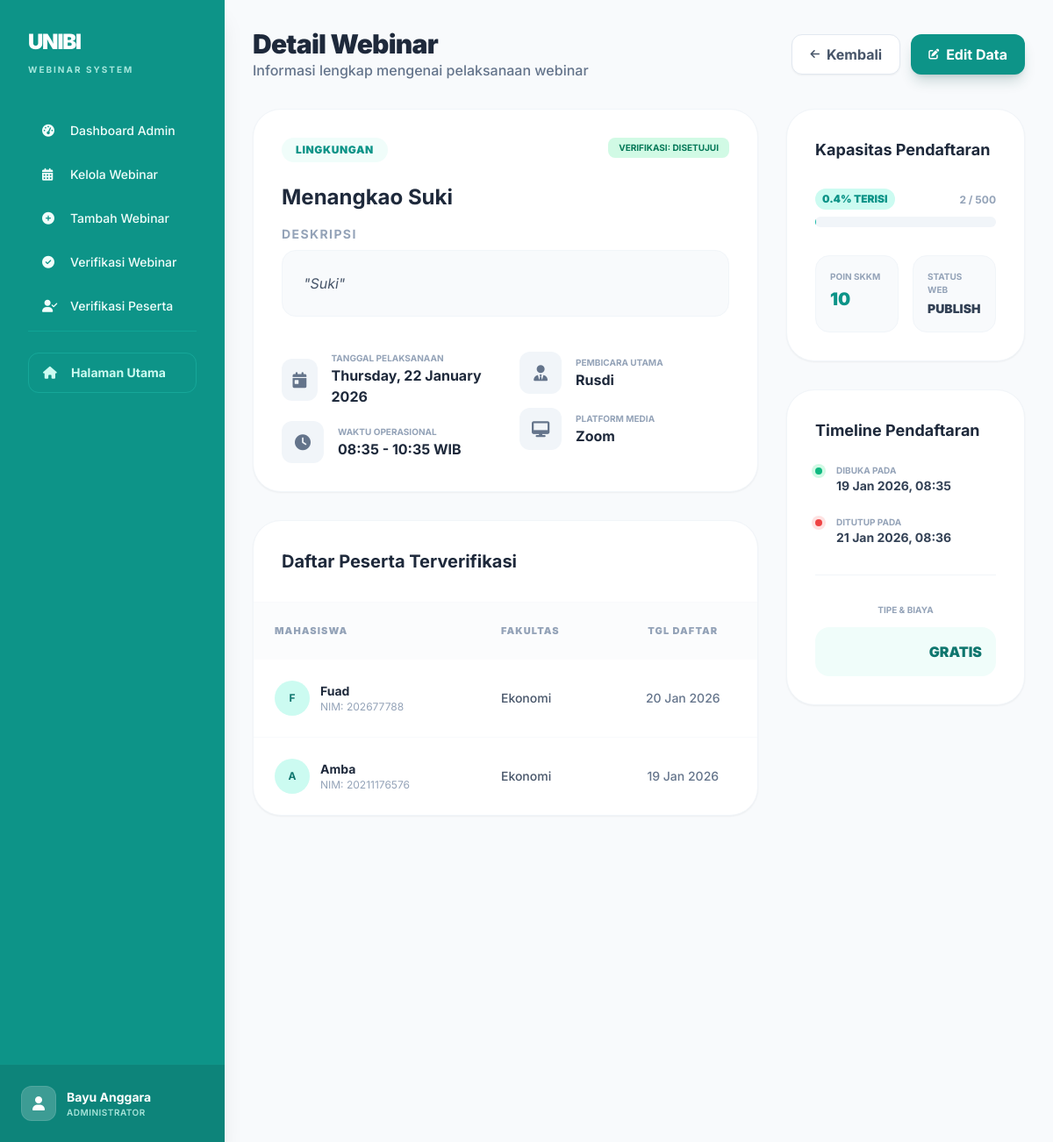
The page /admin/detail-webinar.php?id=5 on the database its author committed.
### tables this page shows
CREATE TABLE `webinar` (
  `id_webinar` int NOT NULL,
  `judul` varchar(200) DEFAULT NULL,
  `deskripsi` text,
  `kategori` varchar(50) DEFAULT NULL,
  `tanggal` date DEFAULT NULL,
  `waktu_mulai` time DEFAULT NULL,
  `waktu_selesai` time DEFAULT NULL,
  `pembicara` varchar(100) DEFAULT NULL,
  `platform` varchar(50) DEFAULT NULL,
  `poin_skkm` int DEFAULT NULL,
  `kuota_peserta` int DEFAULT NULL,
  `biaya` decimal(10,2) DEFAULT '0.00',
  `tipe_webinar` enum('gratis','berbayar') DEFAULT NULL,
  `status` enum('draft','publish','closed') DEFAULT 'draft',
  `status_verifikasi` enum('menunggu','disetujui','ditolak') DEFAULT 'menunggu',
  `tanggal_mulai_pendaftaran` datetime DEFAULT NULL,
  `tanggal_akhir_pendaftaran` datetime DEFAULT NULL,
  `id_penyelenggara` int DEFAULT NULL,
  `created_at` timestamp NOT NULL DEFAULT CURRENT_TIMESTAMP
);

CREATE TABLE `pemantauan_webinar` (
  `id_pendaftaran` int NOT NULL,
  `id_webinar` int DEFAULT NULL,
  `npp` varchar(13) NOT NULL,
  `motivasi` text,
  `status_pendaftaran` enum('menunggu','disetujui','ditolak') DEFAULT 'menunggu',
  `tanggal_daftar` timestamp NOT NULL DEFAULT CURRENT_TIMESTAMP
);

CREATE TABLE `mahasiswa` (
  `npp` varchar(13) NOT NULL,
  `nama_mahasiswa` varchar(100) NOT NULL,
  `fakultas` varchar(100) DEFAULT NULL,
  `jurusan` varchar(100) DEFAULT NULL
);

### admin/detail-webinar.php (the view, shortened to what this page needs)
<?php
require_once '../config/database.php';
require_once '../includes/header.php';
$id = intval($_GET['id']);
$query = "SELECT w.*, p.nama_penyelenggara, p.instansi, p.no_wa
          FROM webinar w
          LEFT JOIN penyelenggara p ON w.id_penyelenggara = p.id_penyelenggara
          WHERE w.id_webinar = ?";
$stmt = mysqli_prepare($conn, $query);
mysqli_stmt_bind_param($stmt, 'i', $id);
mysqli_stmt_execute($stmt);
$result = mysqli_stmt_get_result($stmt);
$webinar = mysqli_fetch_assoc($result);
$query_peserta = "SELECT p.*, m.nama_mahasiswa, m.fakultas
                  FROM pemantauan_webinar p
                  JOIN mahasiswa m ON p.npp = m.npp
                  WHERE p.id_webinar = ?
                  AND p.status_pendaftaran = 'disetujui'
                  ORDER BY p.tanggal_daftar DESC";
$stmt_peserta = mysqli_prepare($conn, $query_peserta);
mysqli_stmt_bind_param($stmt_peserta, 'i', $id);
mysqli_stmt_execute($stmt_peserta);
$result_peserta = mysqli_stmt_get_result($stmt_peserta);
$total_peserta = mysqli_num_rows($result_peserta);
$persentase = ($total_peserta / $webinar['kuota_peserta']) * 100;
?>
<div class="p-8 bg-slate-50 min-h-screen">
    <div class="flex flex-col md:flex-row justify-between items-start md:items-center gap-4 mb-8">
        <div>
            <h2 class="text-3xl font-black text-slate-800 tracking-tight">Detail Webinar</h2>
            <p class="text-slate-500 font-medium">Informasi lengkap mengenai pelaksanaan webinar</p>
        </div>
        <div class="flex gap-3">
            <a href="kelola-webinar.php" class="px-5 py-2.5 bg-white text-slate-600 rounded-xl font-bold border border-slate-200 hover:bg-slate-50 transition-all flex items-center gap-2 shadow-sm">
                <i class="fas fa-arrow-left text-xs"></i> Kembali
            </a>
            <a href="tambah-webinar.php?edit=<?= $id; ?>" class="px-5 py-2.5 bg-teal-600 text-white rounded-xl font-bold hover:bg-teal-700 transition-all flex items-center gap-2 shadow-lg shadow-teal-900/20">
                <i class="fas fa-edit text-xs"></i> Edit Data
            </a>
        </div>
    </div>
    <div class="grid grid-cols-1 lg:grid-cols-3 gap-8">
        <div class="lg:col-span-2 space-y-8">
            <div class="bg-white rounded-[32px] shadow-sm border border-slate-100 overflow-hidden">
                <div class="p-8">
                    <div class="flex justify-between items-start mb-6">
                        <span class="px-4 py-1.5 bg-teal-50 text-teal-600 rounded-full text-xs font-black uppercase tracking-wider">
                            <?= htmlspecialchars($webinar['kategori']); ?>
                        </span>
                        <div class="flex gap-2">
                            <?php
                                $v_status = $webinar['status_verifikasi'];
                                $v_color = ($v_status == 'disetujui') ? 'emerald' : (($v_status == 'menunggu') ? 'amber' : 'red');
                            ?>
                            <span class="px-3 py-1 bg-<?= $v_color ?>-100 text-<?= $v_color ?>-700 rounded-lg text-[10px] font-bold uppercase">
                                Verifikasi: <?= $v_status ?>
                            </span>
                        </div>
                    </div>
                    <h1 class="text-2xl font-bold text-slate-800 mb-4"><?= htmlspecialchars($webinar['judul']); ?></h1>
                    <div class="prose prose-slate max-w-none">
                        <h4 class="text-sm font-bold text-slate-400 uppercase tracking-widest mb-2">Deskripsi</h4>
                        <p class="text-slate-600 leading-relaxed bg-slate-50 p-6 rounded-2xl border border-slate-100 italic">
                            "<?= nl2br(htmlspecialchars($webinar['deskripsi'])); ?>"
                        </p>
                    </div>
                    <div class="grid grid-cols-1 md:grid-cols-2 gap-8 mt-10">
                        <div class="space-y-4">
                            <div class="flex items-center gap-4">
                                <div class="w-12 h-12 bg-slate-100 rounded-xl flex items-center justify-center text-slate-500">
                                    <i class="fas fa-calendar-day text-lg"></i>
                                </div>
                                <div>
                                    <p class="text-[10px] font-bold text-slate-400 uppercase">Tanggal Pelaksanaan</p>
                                    <p class="text-slate-800 font-bold"><?= date('l, d F Y', strtotime($webinar['tanggal'])); ?></p>
                                </div>
                            </div>
                            <div class="flex items-center gap-4">
                                <div class="w-12 h-12 bg-slate-100 rounded-xl flex items-center justify-center text-slate-500">
                                    <i class="fas fa-clock text-lg"></i>
                                </div>
                                <div>
                                    <p class="text-[10px] font-bold text-slate-400 uppercase">Waktu Operasional</p>
                                    <p class="text-slate-800 font-bold"><?= date('H:i', strtotime($webinar['waktu_mulai'])); ?> - <?= date('H:i', strtotime($webinar['waktu_selesai'])); ?> WIB</p>
                                </div>
                            </div>
                        </div>
                        <div class="space-y-4">
                            <div class="flex items-center gap-4">
                                <div class="w-12 h-12 bg-slate-100 rounded-xl flex items-center justify-center text-slate-500">
                                    <i class="fas fa-user-tie text-lg"></i>
                                </div>
                                <div>
                                    <p class="text-[10px] font-bold text-slate-400 uppercase">Pembicara Utama</p>
                                    <p class="text-slate-800 font-bold"><?= htmlspecialchars($webinar['pembicara']); ?></p>
                                </div>
                            </div>
                            <div class="flex items-center gap-4">
                                <div class="w-12 h-12 bg-slate-100 rounded-xl flex items-center justify-center text-slate-500">
                                    <i class="fas fa-desktop text-lg"></i>
                                </div>
                                <div>
                                    <p class="text-[10px] font-bold text-slate-400 uppercase">Platform Media</p>
                                    <p class="text-slate-800 font-bold"><?= htmlspecialchars($webinar['platform']); ?></p>
                                </div>
                            </div>
                        </div>
                    </div>
                </div>
            </div>
            <div class="bg-white rounded-[32px] shadow-sm border border-slate-100 overflow-hidden">
                <div class="p-8 border-b border-slate-50">
                    <h3 class="text-xl font-bold text-slate-800">Daftar Peserta Terverifikasi</h3>
                </div>
                <div class="overflow-x-auto">
                    <?php if($total_peserta > 0): ?>
                    <table class="w-full text-left border-collapse">
                        <thead>
                            <tr class="bg-slate-50/50">
                                <th class="p-6 text-[11px] font-black text-slate-400 uppercase tracking-widest">Mahasiswa</th>
                                <th class="p-6 text-[11px] font-black text-slate-400 uppercase tracking-widest">Fakultas</th>
                                <th class="p-6 text-[11px] font-black text-slate-400 uppercase tracking-widest text-center">Tgl Daftar</th>
                            </tr>
                        </thead>
                        <tbody class="divide-y divide-slate-50">
                            <?php while($peserta = mysqli_fetch_assoc($result_peserta)): ?>
                            <tr class="hover:bg-slate-50/50 transition-colors">
                                <td class="p-6">
                                    <div class="flex items-center gap-3">
                                        <div class="w-10 h-10 bg-teal-100 text-teal-700 rounded-full flex items-center justify-center font-bold text-xs">
                                            <?= substr($peserta['nama_mahasiswa'], 0, 1); ?>
                                        </div>
                                        <div>
                                            <p class="text-sm font-bold text-slate-800"><?= htmlspecialchars($peserta['nama_mahasiswa']); ?></p>
                                            <p class="text-xs text-slate-400">NIM: <?= htmlspecialchars($peserta['npp']); ?></p>
                                        </div>
                                    </div>
                                </td>
                                <td class="p-6 text-sm text-slate-600 font-medium"><?= htmlspecialchars($peserta['fakultas']); ?></td>
                                <td class="p-6 text-sm text-slate-500 text-center font-medium"><?= date('d M Y', strtotime($peserta['tanggal_daftar'])); ?></td>
                            </tr>
                            <?php endwhile; ?>
                        </tbody>
                    </table>
                    <?php endif; ?>
                </div>
            </div>
        </div>
        <div class="space-y-8">
            <div class="bg-white rounded-[32px] p-8 shadow-sm border border-slate-100">
                <h3 class="text-lg font-bold text-slate-800 mb-6">Kapasitas Pendaftaran</h3>
                <div class="relative pt-1">
                    <div class="flex mb-2 items-center justify-between">
                        <div>
                            <span class="text-xs font-black inline-block py-1 px-2 uppercase rounded-full text-teal-600 bg-teal-100">
                                <?= round($persentase, 1); ?>% Terisi
                            </span>
                        </div>
                        <div class="text-right">
                            <span class="text-xs font-bold inline-block text-slate-400">
                                <?= $total_peserta; ?> / <?= $webinar['kuota_peserta']; ?>
                            </span>
                        </div>
                    </div>
                    <div class="overflow-hidden h-3 mb-4 text-xs flex rounded-full bg-slate-100">
                    </div>
                </div>
                <div class="grid grid-cols-2 gap-4 mt-8">
                    <div class="p-4 bg-slate-50 rounded-2xl border border-slate-100">
                        <p class="text-[10px] font-bold text-slate-400 uppercase mb-1">Poin SKKM</p>
                        <p class="text-xl font-black text-teal-600"><?= $webinar['poin_skkm']; ?></p>
                    </div>
                    <div class="p-4 bg-slate-50 rounded-2xl border border-slate-100">
                        <p class="text-[10px] font-bold text-slate-400 uppercase mb-1">Status Web</p>
                        <p class="text-sm font-black text-slate-700 uppercase"><?= $webinar['status']; ?></p>
                    </div>
                </div>
            </div>
            <div class="bg-white rounded-[32px] p-8 shadow-sm border border-slate-100">
                <h3 class="text-lg font-bold text-slate-800 mb-6">Timeline Pendaftaran</h3>
                <div class="space-y-6">
                    <div class="flex gap-4">
                        <div class="mt-1 w-2 h-2 rounded-full bg-emerald-500 ring-4 ring-emerald-100"></div>
                        <div>
                            <p class="text-[10px] font-bold text-slate-400 uppercase">Dibuka Pada</p>
                            <p class="text-sm font-bold text-slate-700"><?= ($webinar['tanggal_mulai_pendaftaran'] ?? '') ? date('d M Y, H:i', strtotime($webinar['tanggal_mulai_pendaftaran'])) : 'Belum ditentukan'; ?></p>
                        </div>
                    </div>
                    <div class="flex gap-4">
                        <div class="mt-1 w-2 h-2 rounded-full bg-red-500 ring-4 ring-red-100"></div>
                        <div>
                            <p class="text-[10px] font-bold text-slate-400 uppercase">Ditutup Pada</p>
                            <p class="text-sm font-bold text-slate-700"><?= ($webinar['tanggal_akhir_pendaftaran'] ?? '') ? date('d M Y, H:i', strtotime($webinar['tanggal_akhir_pendaftaran'])) : 'Belum ditentukan'; ?></p>
                        </div>
                    </div>
                </div>
                <div class="mt-8 pt-8 border-t border-slate-100">
                    <p class="text-[10px] font-bold text-slate-400 uppercase mb-3 text-center">Tipe & Biaya</p>
                    <div class="flex items-center justify-between p-4 bg-teal-50 rounded-2xl">
                        <span class="font-black text-teal-700">
                            <?= ($webinar['tipe_webinar'] == 'berbayar') ? 'Rp ' . number_format($webinar['biaya'], 0, ',', '.') : 'GRATIS'; ?>
                        </span>
                    </div>
                </div>
            </div>
        </div>
    </div>
</div>
<?php require_once '../includes/footer.php'; ?>

### includes/header.php (style rules this page uses)
body { font-family: 'Inter', sans-serif; opacity: 0; transition: opacity 0.3s ease; }
body.loaded { opacity: 1; }

### rows shown on the page
webinar: kategori "LINGKUNGAN", status_verifikasi "DISETUJUI", judul "Menangkao Suki", deskripsi "Suki", tanggal "Thursday, 22 January 2026", waktu_mulai "08:35", waktu_selesai "10:35", pembicara "Rusdi", platform "Zoom", kuota_peserta "0.4", kuota_peserta "500", poin_skkm "10", status "PUBLISH", tanggal_mulai_pendaftaran "19 Jan 2026, 08:35", tanggal_akhir_pendaftaran "21 Jan 2026, 08:36"
pemantauan_webinar: npp.nama_mahasiswa "F", npp.nama_mahasiswa "Fuad", npp "202677788", npp.fakultas "Ekonomi", tanggal_daftar "20 Jan 2026"
pemantauan_webinar: npp.nama_mahasiswa "A", npp.nama_mahasiswa "Amba", npp "20211176576", npp.fakultas "Ekonomi", tanggal_daftar "19 Jan 2026"

### other values the page prints
$menu[2] "Dashboard Admin"
$menu[2] "Kelola Webinar"
$menu[2] "Tambah Webinar"
$menu[2] "Verifikasi Webinar"
$menu[2] "Verifikasi Peserta"
$total_peserta "2"
